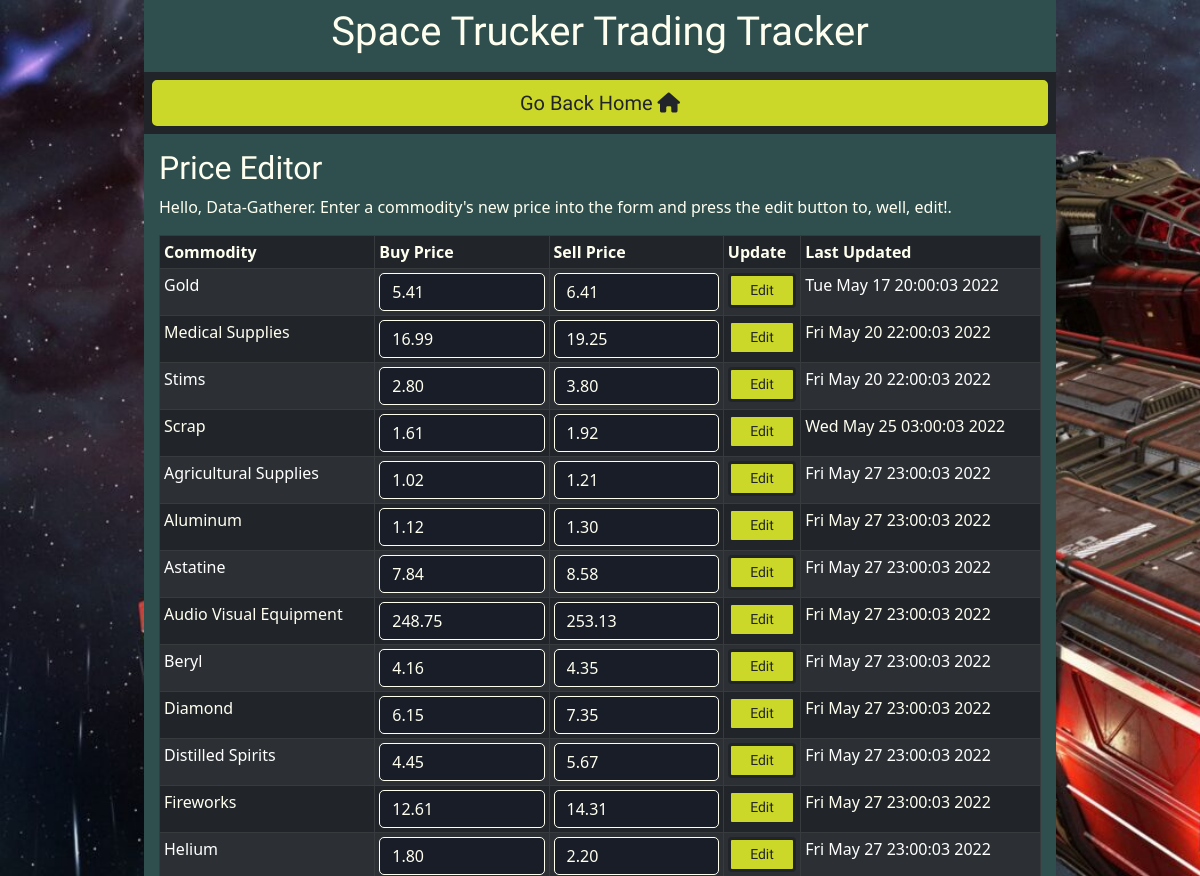
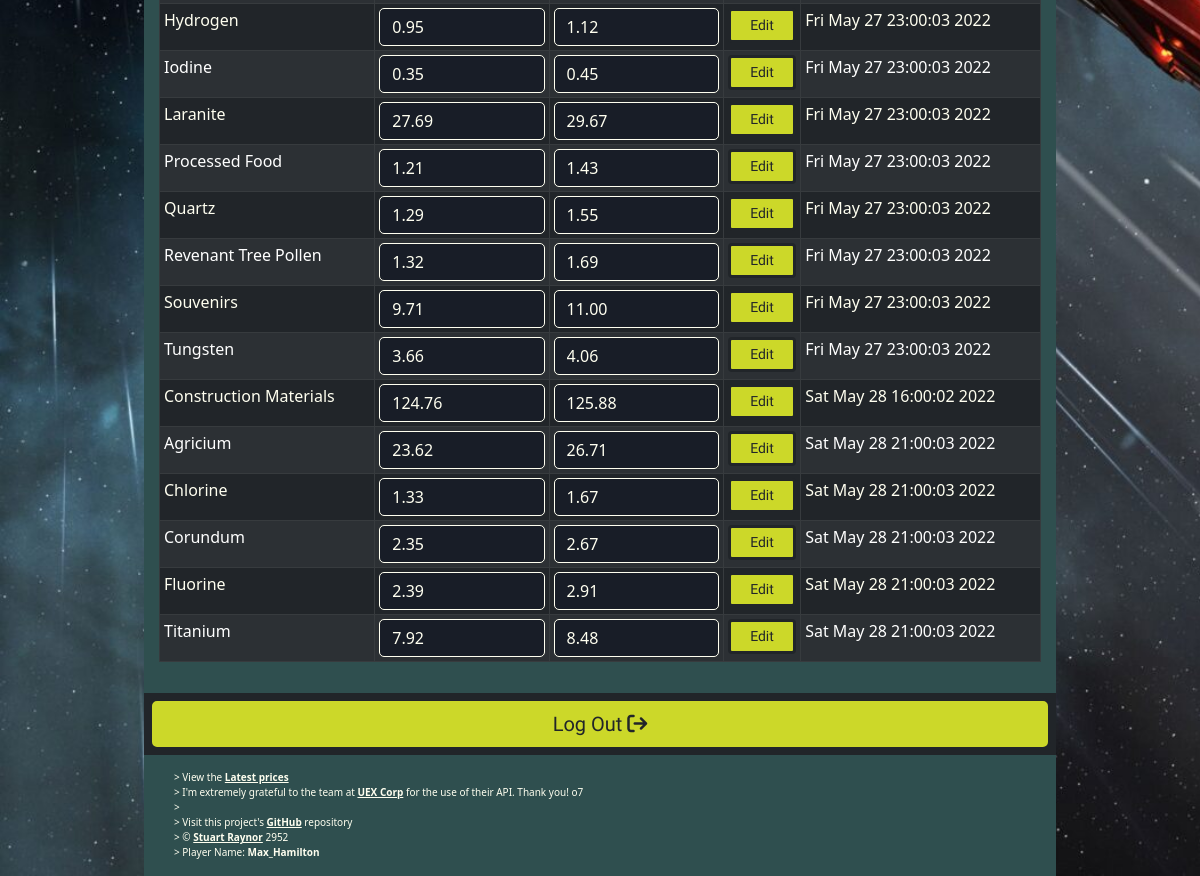
The page /editor/ (signed in) on the database as committed earlier (2 pictures, top to bottom).
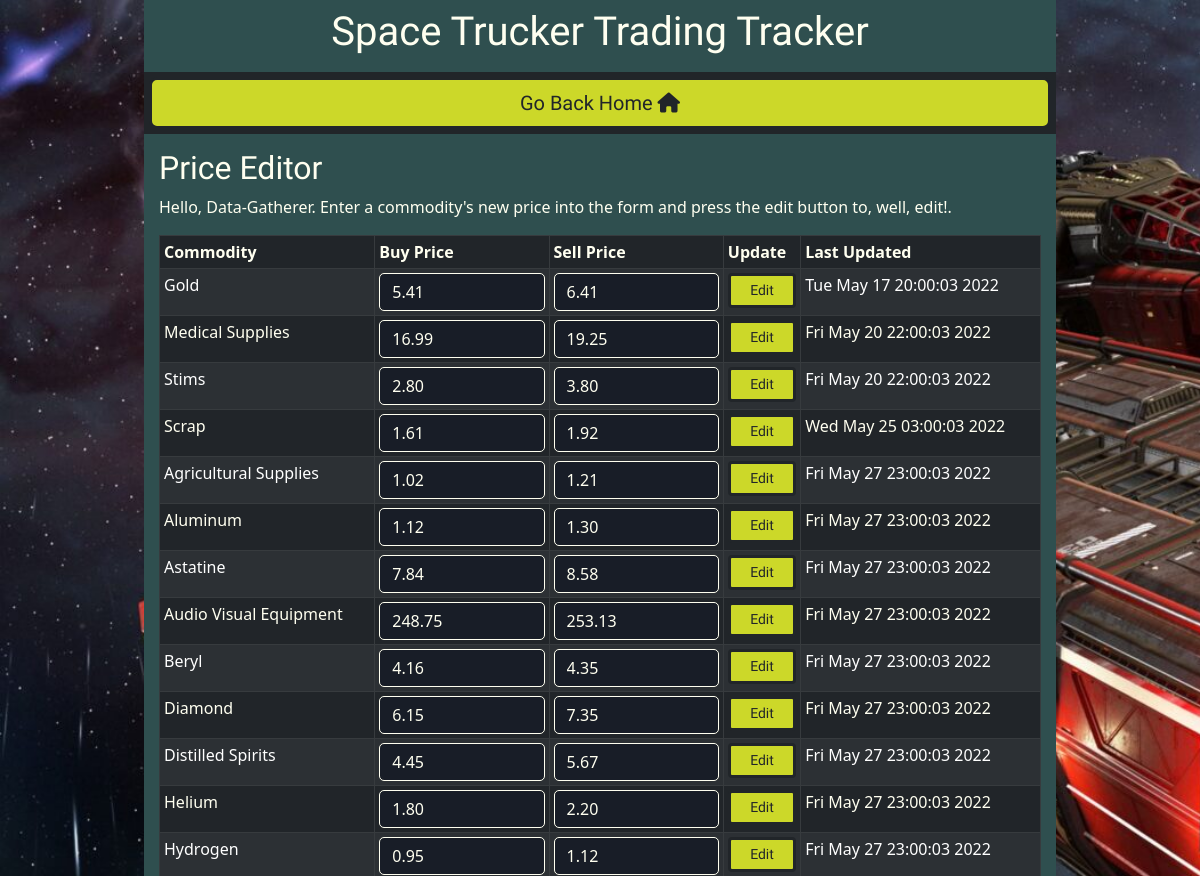
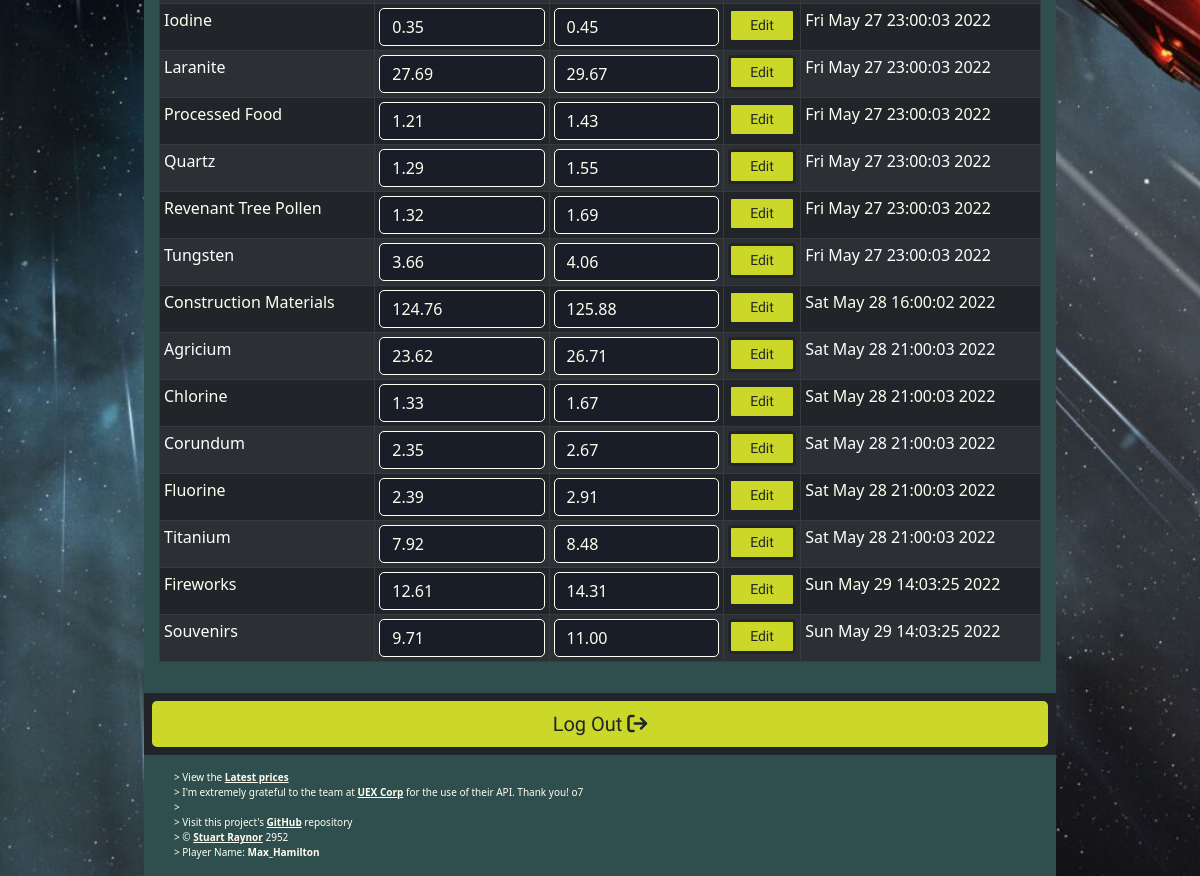
The same page on the database as committed later (2 pictures, top to bottom).
### trading/models.py (models this page shows, shortened)
class CommodityPrice(models.Model):
    code = models.CharField(max_length=4, null=False, blank=False)
    name = models.CharField(max_length=150, null=False, blank=False)
    kind = models.CharField(max_length=150, null=False, blank=False)
    trade_price_buy = models.FloatField()
    trade_price_sell = models.FloatField()
    date_modified = models.IntegerField()
    profit = models.FloatField()

### trading/views.py (the view, shortened to what this page needs)
# urls.py: path('editor/', editor, name='editor'),
def editor(request):
    epoch_time = time.time()
    context = {
        'commodity_data': commodity_data(),
    }
    return render(request, "trading/editor.html", context)

### trading/db_interactions.py (called while the page is built)
def commodity_data():
    commodity_data_list = []
    for item in CommodityPrice.objects.values():
        if item['profit'] > 0 and item['kind'] != 'Drug':
            if item['trade_price_buy'] > 0:
                item['date'] = time.ctime(item['date_modified'])
                commodity_data_list.append(item)
    return commodity_data_list

### templates/trading/editor.html (shortened to what this page needs)
{% extends "trading/base.html" %}
{% block content %}
{% load socialaccount %}
{% load static %}
{% load humanize %}
{% if user.is_superuser %}
<main class="main-padding">
    <h2>Price Editor</h2>
    <p>Hello, Data-Gatherer. Enter a commodity's new price into the form and press the edit button to, well, edit!.
    </p>
    <section>
        <table class="table table-sm table-bordered table-hover table-dark table-striped">
            <thead class="thead-dark">
                <tr>
                    <th>Commodity</th>
                    <th>Buy Price</th>
                    <th>Sell Price</th>
                    <th>Update</th>
                    <th class="hide-me">Last Updated</th>
                </tr>
            </thead>
            <tbody>
                {% for commodity in commodity_data|dictsort:"date_modified" %}
                <form method="POST" action="">
                    <tr>{% csrf_token %}
                        <td>{{ commodity.name }}</td>
                        <td><input type="number" class="form-control" name="form_buy_price" id="form_buy_price"
                                autocomplete="off" value="{{ commodity.trade_price_buy|floatformat:2 }}" min="0.01"
                                max="500" step="0.01" required></td>
                        <td><input type="number" class="form-control" name="form_sell_price" id="form_sell_price"
                                autocomplete="off" value="{{ commodity.trade_price_sell|floatformat:2 }}" min="0.01"
                                max="500" step="0.01" required></td>
                        <td><button class="btn btn-primary sttt-button btn-sm">Edit</button></td>
                        <td class="hide-me">{{ commodity.date }}</td>
                    </tr>
                </form>
                {% endfor %}
            </tbody>
        </table>
    </section>
</main>
{% else %}
<div class="main-padding">
    <h2>Price Editor</h2>
    <p>Dear Citizen. You have entered a restricted area. <a href="/">Leave immediately</a>.</p>
</div>
{% endif %}
{%endblock%}

Rows that differ between the two databases and show on the page:
changed CommodityPrice "Fireworks": date "Fri May 27 23:00:03 2022" → "Sun May 29 14:03:25 2022"; moves down the list
changed CommodityPrice "Souvenirs": date "Fri May 27 23:00:03 2022" → "Sun May 29 14:03:25 2022"; moves down the list
